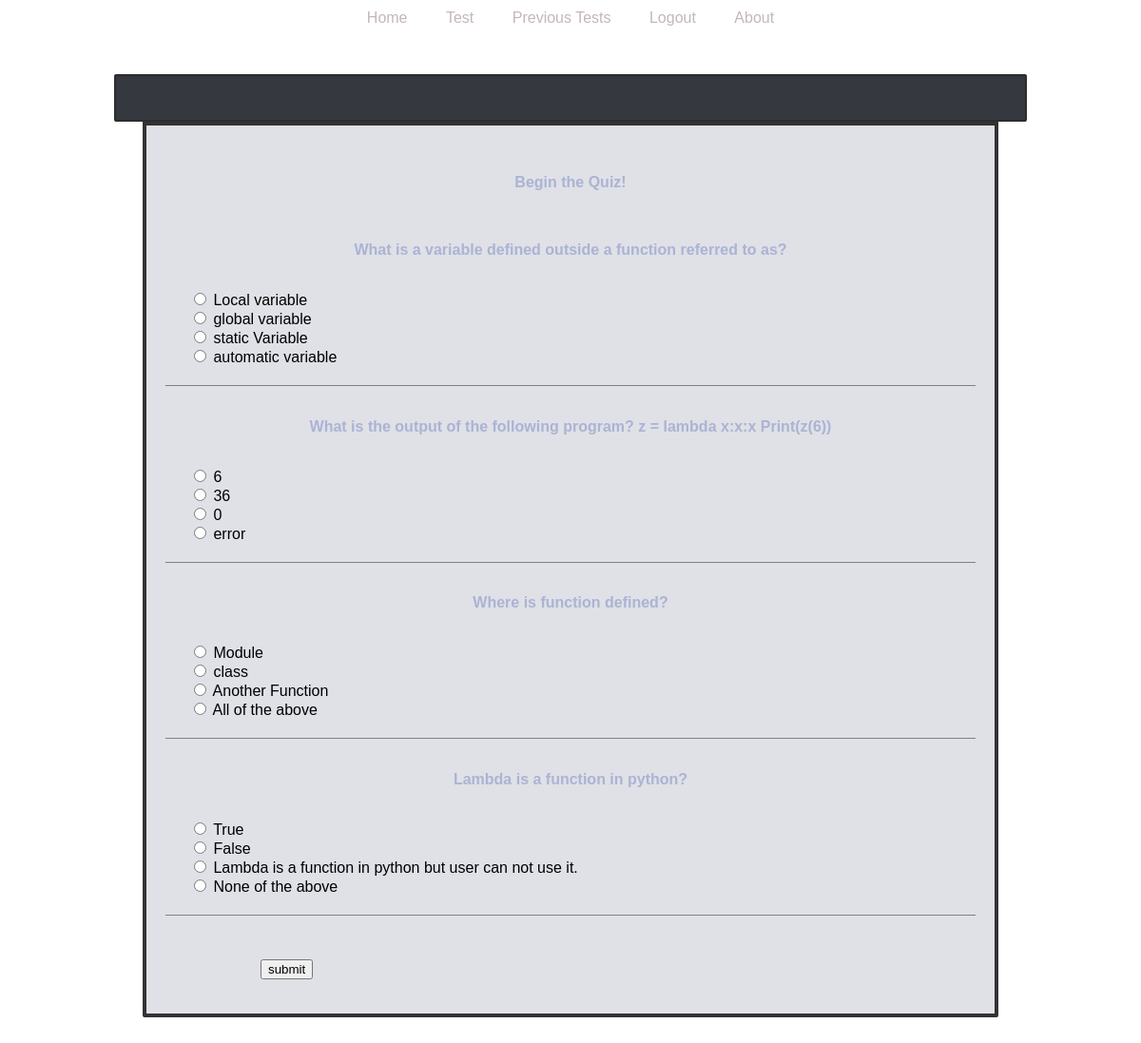
The app's page /exam (signed in) with its own data.
### app/models.py (models this page shows, shortened)
class Question(db.Model):
    __tablename__ = "questions"
    id              = db.Column(db.Integer, primary_key=True)
    question        = db.Column(db.Text)
    question_marks  = db.Column(db.Integer, index = True, default = "10")
    text_question   = db.Column(db.Boolean, default = False)
    mcq             = db.relationship('MCQ', backref='Question', lazy='dynamic')
    answer          = db.relationship('answers', backref='answers', lazy='dynamic')

class MCQ(db.Model):
    id = db.Column(db.Integer, primary_key=True)
    options_content = db.Column(db.Text, index=True)
    correct = db.Column(db.Boolean, default = False, nullable=False)
    question_id =db.Column(db.Integer, db.ForeignKey('questions.id'))

### app/routes.py (the view, shortened to what this page needs)
@app.route('/exam', methods=['GET', 'POST'])
@login_required
def exam():
    questions = Question.query.filter_by(text_question=False)
    mcq=MCQ.query.all()
    score = 0
    return render_template('exam.html', title='Quiz',questions=questions,mcq=mcq)

### app/models.py (called while the page is built)
@login.user_loader
def load_user(id):
    return User.query.get(int(id))

### app/templates/exam.html (shortened to what this page needs)
{% extends "base.html" %}
{% block content %}
<link href="{{ url_for('static', filename='css/exam.css') }}" rel="stylesheet">
	<div class="page-bar"></div>
	<div class="page-div">
		<h1> Begin the Quiz! </h1>
        {% set counter = 0 -%}
		<form action="", method="post">
            {%for question in questions%}
			<div class="question-body">
				<h2 class="question-h2">{{question.question}}</h2>
				<div class="all-options">
                    {%for mcq in question.mcq%}
					<input type="radio" name = "{{question.id}}" id="{{mcq.id}}" value="{{mcq.options_content}}" required>
						<label for="{{mcq.id}}"> {{mcq.options_content}} </label>
						<br>
                    {% endfor %}
						</div>
					</div>
            {% endfor %}
			<div style="margin-left: 100px;" class="btn">
				<input type="submit" value="submit">
				</div>
			</form>
		</div>
{% endblock %}

### app/templates/base.html (shortened to what this page needs)
<html>
	<head>
			<link href="{{ url_for('static', filename='styles/main.css') }}" rel="stylesheet">
				<link rel="stylesheet" type="text/css" href="https://cloud.typography.com/610186/6122012/css/fonts.css">
					<link rel="stylesheet" href="https://css-tricks.com/wp-content/themes/CSS-Tricks-17/style.css?cache_bust=abc">
					</head>
					<body>
						<div class="nav">
							<div class="pagination">
								<a href="{{ url_for('index') }}">Home</a>
                {% if current_user.is_anonymous %}
								<a href="{{ url_for('login') }}">Login</a>
								<a href="{{ url_for('register') }}" >Register</a>
                {% else%}
								<a href = "{{ url_for('test') }}"> Test </a>
								<a href = "{{ url_for('feedback') }}"> Previous Tests </a>
								<a href = "{{ url_for('logout') }}"> Logout </a>
                {% endif %}
								<a href="{{ url_for('about') }}">About</a>
							</div>
						</div>
            {% block content %}{% endblock %}
				</body>
			</html>

### app/static/styles/main.css (style rules this page uses)
* { box-sizing: border-box; font-family: Arial, Helvetica, sans-serif; }
body { margin: 0; font-family: Arial, Helvetica, sans-serif; }
h1,h2 { color:rgb(172, 179, 211); font-family:sans-serif; padding: 20px; font-size: 100%; text-align: center; }
.pagination { margin-top: 10px; margin-bottom: 10px; text-align: center; color: darkgray; justify-content: center; }
.pagination a { color: rgb(196, 183, 183); margin: 4px 2px; margin-bottom: 5px; padding: 8px 16px; text-decoration: none; transition: background-color .3s; }

### app/static/styles/exam.css (style rules this page uses)
.page-bar { margin: auto; margin-top: 50px; width: 80%; height: 50px; background-color: rgb(53, 57, 63); border: solid 2px; border-radius: 2px; border-color: rgb(44, 44, 44); padding-left: auto; }
.page-div { margin-bottom: 40px; height: auto; width: 75%; margin: auto; margin-bottom: 80px; font-family: 'Raleway', sans-serif; background-color: rgb(223, 225, 231); padding: 20px; border: solid 4px; border-color: rgb(51, 50, 50); border-bottom-left-radius: 2px; border-bottom-right-radius: 2px; }
.question-body { border-bottom: solid 1px grey; margin-bottom: 10px; }
.all-options { margin-left: 25px; padding-bottom: 20px; }

### records on screen
Question: question "What is a variable defined outside a function referred to as?"
MCQ: options_content "Local variable"
MCQ: options_content "global variable"
MCQ: options_content "static Variable"
MCQ: options_content "automatic variable"
Question: question "What is the output of the following program? z = lambda x:x:x Print(z(6))"
MCQ: options_content "6"
MCQ: options_content "36"
MCQ: options_content "0"
MCQ: options_content "error"
Question: question "Where is function defined?"
MCQ: options_content "Module"
MCQ: options_content "class"
MCQ: options_content "Another Function"
MCQ: options_content "All of the above"
Question: question "Lambda is a function in python?"
MCQ: options_content "True"
MCQ: options_content "False"
MCQ: options_content "Lambda is a function in python but user can not use it."
MCQ: options_content "None of the above"
